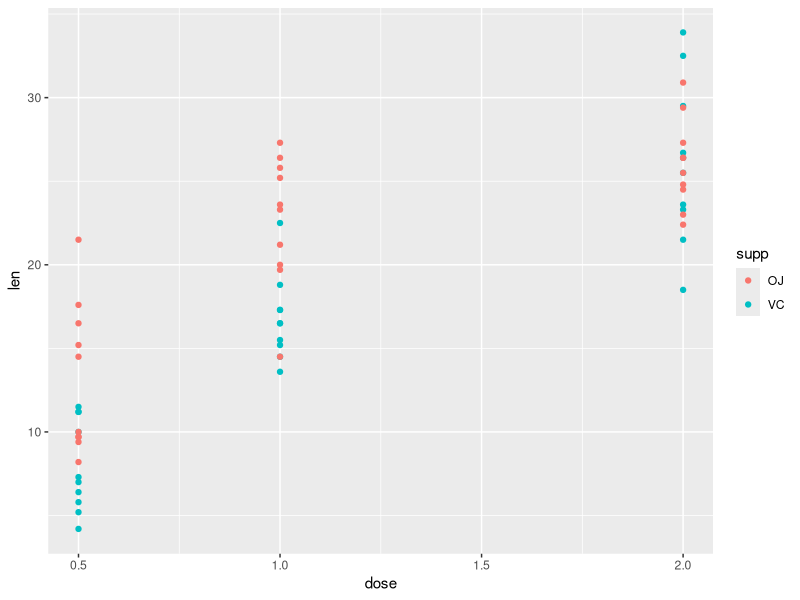
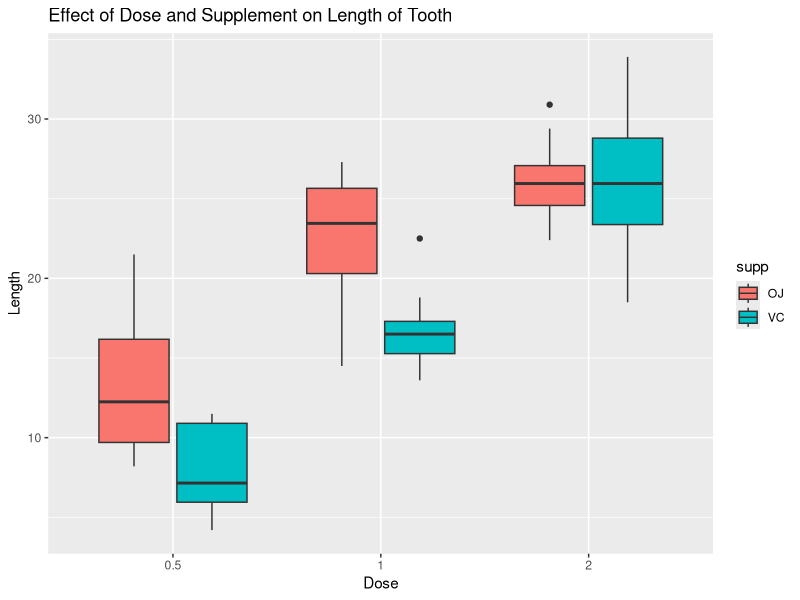
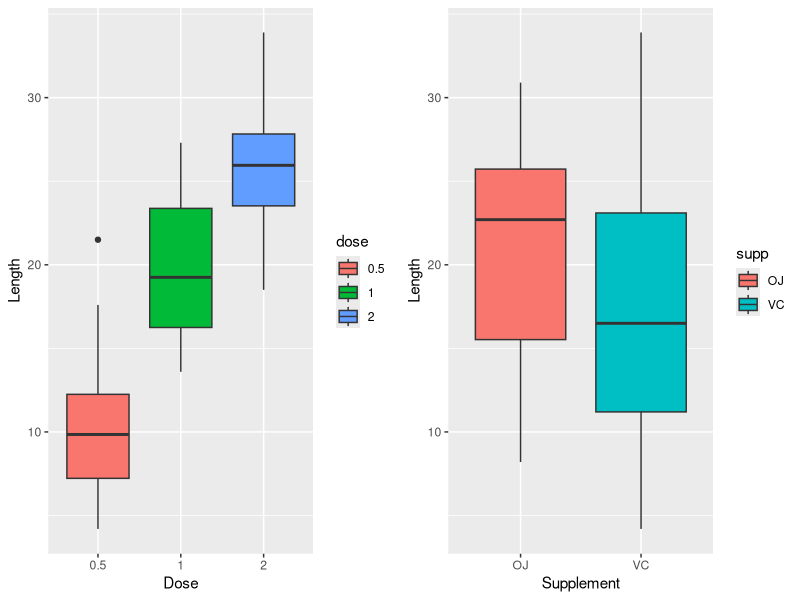

Recreate these plots in R, in order. (Note: this script raises an error after producing the figures.)
#part 1 & 2
library(datasets)
data(ToothGrowth)
head(ToothGrowth)
str(ToothGrowth)
summary(ToothGrowth)
table(ToothGrowth$supp, ToothGrowth$dose)
library(ggplot2)
library(gridExtra)
qplot(dose, len, data = ToothGrowth, color = supp)
#boxplot(len ~ supp * dose, data = ToothGrowth)
plot2 <- ggplot(ToothGrowth, aes(x = as.factor(dose), y = len, fill = supp))
plot2 <- plot2 + geom_boxplot()
plot2 <- plot2 + labs(title = "Effect of Dose and Supplement on Length of Tooth", x = "Dose", y = "Length")
plot2
# coplot(len ~ dose | supp, data = ToothGrowth, panel = panel.smooth,
#        xlab = "ToothGrowth data: length vs dose, given type of supplement")
plot2.1 <- ggplot(ToothGrowth, aes(x = as.factor(dose), y = len, fill = dose))
plot2.1 <- plot2.1 + geom_boxplot(aes(fill = as.factor(dose)))
plot2.1 <- plot2.1 + labs(x = "Dose", y = "Length")
plot2.2 <- ggplot(ToothGrowth, aes(x = supp, y = len, fill = supp))
plot2.2 <- plot2.2 + geom_boxplot(aes(fill = supp))
plot2.2 <- plot2.2 + labs(x = "Supplement", y = "Length")
grid.arrange(plot2.1, plot2.2, ncol = 2)

#part 3
library(dplyr)
#len ~ dose
toothDose0.5 <- filter(ToothGrowth, dose == 0.5)
toothDose1 <- filter(ToothGrowth, dose == 1)
toothDose2 <- filter(ToothGrowth, dose == 2)
#diff <- toothDose0.5$len - toothDose1$len
t.test(toothDose0.5$len, toothDose1$len, paired = T)
t.test(toothDose0.5$len, toothDose2$len, paired = T)
t.test(toothDose1$len, toothDose2$len, paired = T)

#len ~ supp
t.test(len ~ supp, data = ToothGrowth, paired = T)